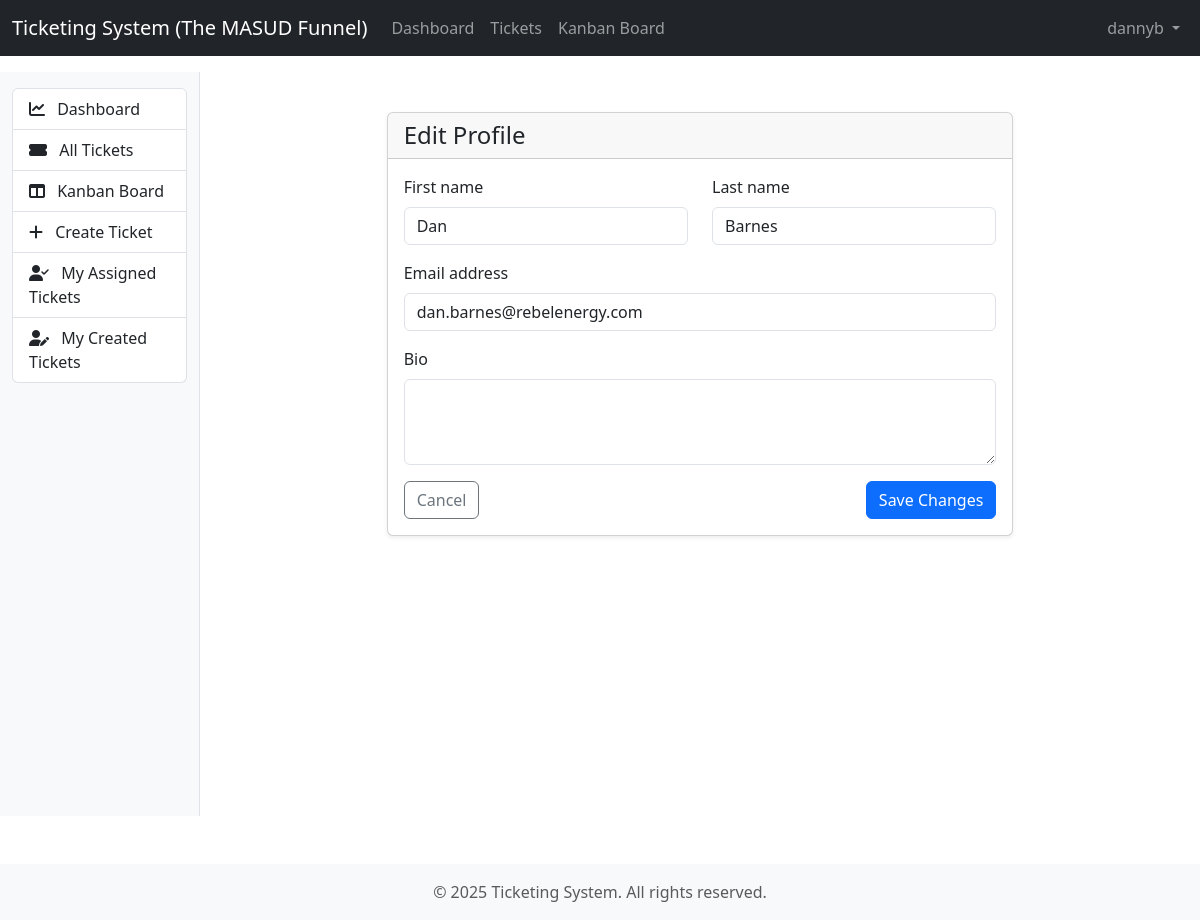
Screenshot of /users/profile/update/ (signed in) with the database file from the repository.
### users/models.py (models this page shows, shortened)
class User(AbstractUser):
    bio = models.TextField(blank=True)
    profile_picture = models.ImageField(upload_to='profile_pictures/', blank=True, null=True)

### users/views.py (the view, shortened to what this page needs)
# urls.py: path('profile/update/', views.ProfileUpdateView.as_view(), name='profile-update'),
class ProfileUpdateView(LoginRequiredMixin, UpdateView):
    model = User
    form_class = CustomUserChangeForm
    template_name = 'users/profile_update.html'
    success_url = reverse_lazy('profile')
    def get_object(self):
        return self.request.user

### users/forms.py
class CustomUserChangeForm(UserChangeForm):
    class Meta:
        model = User
        fields = ('username', 'email', 'first_name', 'last_name', 'bio', 'profile_picture')

### templates/users/profile_update.html (shortened to what this page needs)
{% extends 'base.html' %}
{% load static %}
{% block content %}
<div class="container py-4">
    <div class="row justify-content-center">
        <div class="col-md-8">
            <div class="card shadow-sm">
                <div class="card-header">
                    <h4 class="mb-0">Edit Profile</h4>
                </div>
                <div class="card-body">
                    <form method="post" enctype="multipart/form-data">
                        <div class="row mb-3">
                            <div class="col-md-6">
                                <label for="{{ form.first_name.id_for_label }}" class="form-label">{{ form.first_name.label }}</label>
                                <input type="text" class="form-control {% if form.first_name.errors %}is-invalid{% endif %}"
                                       id="{{ form.first_name.id_for_label }}" name="{{ form.first_name.html_name }}"
                                       value="{{ form.first_name.value|default:'' }}">
                            </div>
                            <div class="col-md-6">
                                <label for="{{ form.last_name.id_for_label }}" class="form-label">{{ form.last_name.label }}</label>
                                <input type="text" class="form-control {% if form.last_name.errors %}is-invalid{% endif %}"
                                       id="{{ form.last_name.id_for_label }}" name="{{ form.last_name.html_name }}"
                                       value="{{ form.last_name.value|default:'' }}">
                            </div>
                        </div>
                        <div class="mb-3">
                            <label for="{{ form.email.id_for_label }}" class="form-label">{{ form.email.label }}</label>
                            <input type="email" class="form-control {% if form.email.errors %}is-invalid{% endif %}"
                                   id="{{ form.email.id_for_label }}" name="{{ form.email.html_name }}"
                                   value="{{ form.email.value|default:'' }}">
                        </div>
                        {% if form.bio %}
                        <div class="mb-3">
                            <label for="{{ form.bio.id_for_label }}" class="form-label">{{ form.bio.label }}</label>
                            <textarea class="form-control {% if form.bio.errors %}is-invalid{% endif %}"
                                      id="{{ form.bio.id_for_label }}" name="{{ form.bio.html_name }}"
                                      rows="3">{{ form.bio.value|default:'' }}</textarea>
                        </div>
                        {% endif %}
                        <div class="d-flex justify-content-between">
                            <a href="{% url 'profile' %}" class="btn btn-outline-secondary">Cancel</a>
                            <button type="submit" class="btn btn-primary">Save Changes</button>
                        </div>
                    </form>
                </div>
            </div>
        </div>
    </div>
</div>
{% endblock %}

### templates/base.html (shortened to what this page needs)
<!DOCTYPE html>
<html lang="en">
<head>
    <link href="https://cdn.jsdelivr.net/npm/bootstrap@5.3.0/dist/css/bootstrap.min.css" rel="stylesheet">
    <link rel="stylesheet" href="https://cdnjs.cloudflare.com/ajax/libs/font-awesome/6.4.0/css/all.min.css">
</head>
<body>
    <nav class="navbar navbar-expand-lg navbar-dark bg-dark">
        <div class="container-fluid">
            <a class="navbar-brand" href="{% url 'dashboard' %}">Ticketing System (The MASUD Funnel)</a>
            <div class="collapse navbar-collapse" id="navbarNav">
                <ul class="navbar-nav me-auto">
                    <li class="nav-item">
                        <a class="nav-link" href="{% url 'dashboard' %}">Dashboard</a>
                    </li>
                    <li class="nav-item">
                        <a class="nav-link" href="{% url 'ticket-list' %}">Tickets</a>
                    </li>
                    <li class="nav-item">
                        <a class="nav-link" href="{% url 'ticket-kanban' %}">Kanban Board</a>
                    </li>
                </ul>
                {% if user.is_authenticated %}
                <ul class="navbar-nav">
                    <li class="nav-item dropdown">
                        <a class="nav-link dropdown-toggle" href="#" id="userDropdown" role="button" data-bs-toggle="dropdown">
                            {{ user.username }}
                        </a>
                    </li>
                </ul>
                {% endif %}
            </div>
        </div>
    </nav>
    <div class="container-fluid mt-3">
        <div class="row">
            {% if user.is_authenticated %}
            <div class="col-md-2 d-none d-md-block sidebar py-3">
                <div class="list-group">
                    <a href="{% url 'dashboard' %}" class="list-group-item list-group-item-action {% if request.resolver_match.url_name == 'dashboard' %}active{% endif %}">
                        <i class="fas fa-chart-line me-2"></i> Dashboard
                    </a>
                    <a href="{% url 'ticket-list' %}" class="list-group-item list-group-item-action {% if request.resolver_match.url_name == 'ticket-list' %}active{% endif %}">
                        <i class="fas fa-ticket-alt me-2"></i> All Tickets
                    </a>
                    <a href="{% url 'ticket-kanban' %}" class="list-group-item list-group-item-action {% if request.resolver_match.url_name == 'ticket-kanban' %}active{% endif %}">
                        <i class="fas fa-columns me-2"></i> Kanban Board
                    </a>
                    <a href="{% url 'ticket-create' %}" class="list-group-item list-group-item-action {% if request.resolver_match.url_name == 'ticket-create' %}active{% endif %}">
                        <i class="fas fa-plus me-2"></i> Create Ticket
                    </a>
                    <a href="{% url 'ticket-list' %}?assigned_to_me=true" class="list-group-item list-group-item-action">
                        <i class="fas fa-user-check me-2"></i> My Assigned Tickets
                    </a>
                    <a href="{% url 'ticket-list' %}?created_by_me=true" class="list-group-item list-group-item-action">
                        <i class="fas fa-user-edit me-2"></i> My Created Tickets
                    </a>
                </div>
            </div>
            <div class="col-md-10 col-sm-12">
            {% else %}
            <div class="col-12">
            {% endif %}
                <div class="my-3">
                    {% block content %}{% endblock %}
                </div>
            </div>
        </div>
    </div>
    <footer class="footer mt-5 py-3 bg-light">
        <div class="container text-center">
            <span class="text-muted">© {% now "Y" %} Ticketing System. All rights reserved.</span>
        </div>
    </footer>
</body>
</html>

### templates/base.html (style rules this page uses)
.sidebar { min-height: calc(100vh - 56px); background-color: #f8f9fa; border-right: 1px solid #dee2e6; }

### rows the page displays
User: username "dannyb", first_name "Dan", last_name "Barnes", email "dan.barnes@rebelenergy.com"
